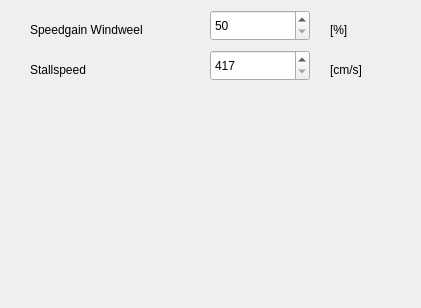
<?xml version="1.0" encoding="UTF-8"?>
<ui version="4.0">
 <class>VelocityFrame6015</class>
 <widget class="QWidget" name="VelocityFrame6015">
  <property name="geometry">
   <rect>
    <x>0</x>
    <y>0</y>
    <width>421</width>
    <height>308</height>
   </rect>
  </property>
  <property name="windowTitle">
   <string>Velocity</string>
  </property>
  <widget class="QLabel" name="textLabel_Windweel">
   <property name="geometry">
    <rect>
     <x>30</x>
     <y>20</y>
     <width>153</width>
     <height>20</height>
    </rect>
   </property>
   <property name="text">
    <string>Speedgain Windweel</string>
   </property>
   <property name="wordWrap">
    <bool>false</bool>
   </property>
  </widget>
  <widget class="QLabel" name="textLabel_StallspeedUnit">
   <property name="geometry">
    <rect>
     <x>330</x>
     <y>60</y>
     <width>67</width>
     <height>20</height>
    </rect>
   </property>
   <property name="text">
    <string>[cm/s]</string>
   </property>
   <property name="wordWrap">
    <bool>false</bool>
   </property>
  </widget>
  <widget class="QLabel" name="textLabel_Stallspeed">
   <property name="geometry">
    <rect>
     <x>30</x>
     <y>60</y>
     <width>144</width>
     <height>20</height>
    </rect>
   </property>
   <property name="text">
    <string>Stallspeed</string>
   </property>
   <property name="wordWrap">
    <bool>false</bool>
   </property>
  </widget>
  <widget class="QSpinBox" name="spinBox_Windweel">
   <property name="enabled">
    <bool>true</bool>
   </property>
   <property name="geometry">
    <rect>
     <x>210</x>
     <y>10</y>
     <width>100</width>
     <height>31</height>
    </rect>
   </property>
   <property name="minimum">
    <number>50</number>
   </property>
   <property name="maximum">
    <number>150</number>
   </property>
   <property name="value">
    <number>50</number>
   </property>
  </widget>
  <widget class="QLabel" name="textLabel_WindweelUnit">
   <property name="geometry">
    <rect>
     <x>330</x>
     <y>20</y>
     <width>67</width>
     <height>20</height>
    </rect>
   </property>
   <property name="text">
    <string>[%]</string>
   </property>
   <property name="wordWrap">
    <bool>false</bool>
   </property>
  </widget>
  <widget class="QSpinBox" name="spinBox_Stallspeed">
   <property name="geometry">
    <rect>
     <x>210</x>
     <y>50</y>
     <width>100</width>
     <height>31</height>
    </rect>
   </property>
   <property name="minimum">
    <number>417</number>
   </property>
   <property name="maximum">
    <number>2778</number>
   </property>
  </widget>
 </widget>
 <layoutdefault spacing="6" margin="11"/>
 <pixmapfunction>qPixmapFromMimeSource</pixmapfunction>
 <resources/>
 <connections/>
</ui>
